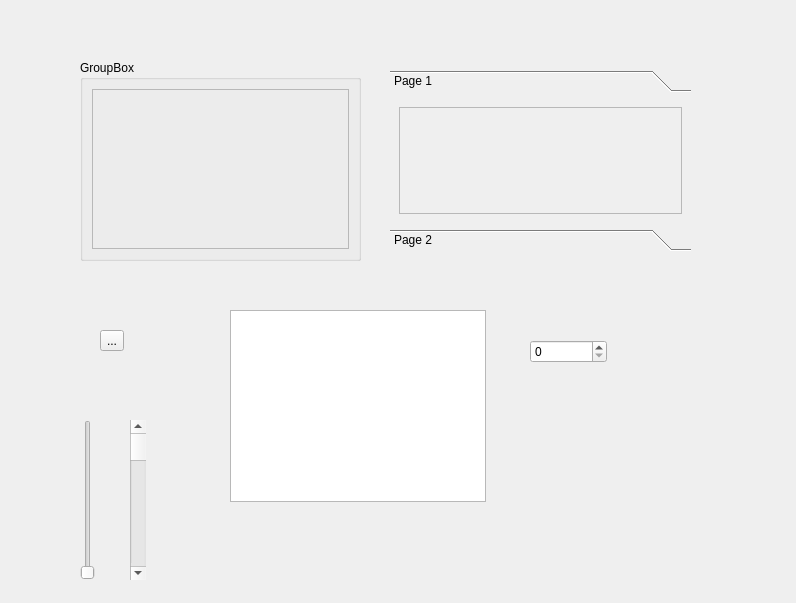
<?xml version="1.0" encoding="UTF-8"?>
<ui version="4.0">
 <class>Form</class>
 <widget class="QWidget" name="Form">
  <property name="geometry">
   <rect>
    <x>0</x>
    <y>0</y>
    <width>796</width>
    <height>603</height>
   </rect>
  </property>
  <property name="windowTitle">
   <string>Form</string>
  </property>
  <property name="styleSheet">
   <string notr="true">/*
 * The MIT License (MIT)
 *
 * Copyright (c) &lt;2013-2014&gt; &lt;Colin Duquesnoy&gt;
 *
 * Permission is hereby granted, free of charge, to any person obtaining a copy
 * of this software and associated documentation files (the &quot;Software&quot;), to deal
 * in the Software without restriction, including without limitation the rights
 * to use, copy, modify, merge, publish, distribute, sublicense, and/or sell
 * copies of the Software, and to permit persons to whom the Software is
 * furnished to do so, subject to the following conditions:

 * The above copyright notice and this permission notice shall be included in
 * all copies or substantial portions of the Software.

 * THE SOFTWARE IS PROVIDED &quot;AS IS&quot;, WITHOUT WARRANTY OF ANY KIND, EXPRESS OR
 * IMPLIED, INCLUDING BUT NOT LIMITED TO THE WARRANTIES OF MERCHANTABILITY,
 * FITNESS FOR A PARTICULAR PURPOSE AND NONINFRINGEMENT. IN NO EVENT SHALL THE
 * AUTHORS OR COPYRIGHT HOLDERS BE LIABLE FOR ANY CLAIM, DAMAGES OR OTHER
 * LIABILITY, WHETHER IN AN ACTION OF CONTRACT, TORT OR OTHERWISE, ARISING FROM,
 * OUT OF OR IN CONNECTION WITH THE SOFTWARE OR THE USE OR OTHER DEALINGS IN
 * THE SOFTWARE.
 */

QProgressBar:horizontal {
    border: 1px solid #3A3939;
    text-align: center;
    padding: 1px;
    background: #201F1F;
}
QProgressBar::chunk:horizontal {
    background-color: qlineargradient(spread:reflect, x1:1, y1:0.545, x2:1, y2:0, stop:0 rgba(28, 66, 111, 255), stop:1 rgba(37, 87, 146, 255));
}

QToolTip
{
    border: 1px solid #3A3939;
    background-color: rgb(90, 102, 117);;
    color: white;
    padding: 1px;
    opacity: 200;
}

QWidget
{
    color: silver;
    background-color: #302F2F;
    selection-background-color:#3d8ec9;
    selection-color: black;
    background-clip: border;
    border-image: none;
    outline: 0;
}

QWidget:item:hover
{
    background-color: #78879b;
    color: black;
}

QWidget:item:selected
{
    background-color: #3d8ec9;
}

QCheckBox
{
    spacing: 5px;
    outline: none;
    color: #bbb;
    margin-bottom: 2px;
}

QCheckBox:disabled
{
    color: #777777;
}
QCheckBox::indicator,
QGroupBox::indicator
{
    width: 18px;
    height: 18px;
}
QGroupBox::indicator
{
    margin-left: 2px;
}

QCheckBox::indicator:unchecked,
QCheckBox::indicator:unchecked:hover,
QGroupBox::indicator:unchecked,
QGroupBox::indicator:unchecked:hover
{
    image: url(:/qss_icons/rc/checkbox_unchecked.png);
}

QCheckBox::indicator:unchecked:focus,
QCheckBox::indicator:unchecked:pressed,
QGroupBox::indicator:unchecked:focus,
QGroupBox::indicator:unchecked:pressed
{
  border: none;
    image: url(:/qss_icons/rc/checkbox_unchecked_focus.png);
}

QCheckBox::indicator:checked,
QCheckBox::indicator:checked:hover,
QGroupBox::indicator:checked,
QGroupBox::indicator:checked:hover
{
    image: url(:/qss_icons/rc/checkbox_checked.png);
}

QCheckBox::indicator:checked:focus,
QCheckBox::indicator:checked:pressed,
QGroupBox::indicator:checked:focus,
QGroupBox::indicator:checked:pressed
{
  border: none;
    image: url(:/qss_icons/rc/checkbox_checked_focus.png);
}

QCheckBox::indicator:indeterminate,
QCheckBox::indicator:indeterminate:hover,
QCheckBox::indicator:indeterminate:pressed
QGroupBox::indicator:indeterminate,
QGroupBox::indicator:indeterminate:hover,
QGroupBox::indicator:indeterminate:pressed
{
    image: url(:/qss_icons/rc/checkbox_indeterminate.png);
}

QCheckBox::indicator:indeterminate:focus,
QGroupBox::indicator:indeterminate:focus
{
    image: url(:/qss_icons/rc/checkbox_indeterminate_focus.png);
}

QCheckBox::indicator:checked:disabled,
QGroupBox::indicator:checked:disabled
{
    image: url(:/qss_icons/rc/checkbox_checked_disabled.png);
}

QCheckBox::indicator:unchecked:disabled,
QGroupBox::indicator:unchecked:disabled
{
    image: url(:/qss_icons/rc/checkbox_unchecked_disabled.png);
}

QRadioButton
{
    spacing: 5px;
    outline: none;
    color: #bbb;
    margin-bottom: 2px;
}

QRadioButton:disabled
{
    color: #777777;
}
QRadioButton::indicator
{
    width: 21px;
    height: 21px;
}

QRadioButton::indicator:unchecked,
QRadioButton::indicator:unchecked:hover
{
    image: url(:/qss_icons/rc/radio_unchecked.png);
}

QRadioButton::indicator:unchecked:focus,
QRadioButton::indicator:unchecked:pressed
{
  border: none;
  outline: none;
    image: url(:/qss_icons/rc/radio_unchecked_focus.png);
}

QRadioButton::indicator:checked,
QRadioButton::indicator:checked:hover
{
  border: none;
  outline: none;
    image: url(:/qss_icons/rc/radio_checked.png);
}

QRadioButton::indicator:checked:focus,
QRadioButton::indicato::menu-arrowr:checked:pressed
{
  border: none;
  outline: none;
    image: url(:/qss_icons/rc/radio_checked_focus.png);
}

QRadioButton::indicator:indeterminate,
QRadioButton::indicator:indeterminate:hover,
QRadioButton::indicator:indeterminate:pressed
{
        image: url(:/qss_icons/rc/radio_indeterminate.png);
}

QRadioButton::indicator:checked:disabled
{
  outline: none;
  image: url(:/qss_icons/rc/radio_checked_disabled.png);
}

QRadioButton::indicator:unchecked:disabled
{
    image: url(:/qss_icons/rc/radio_unchecked_disabled.png);
}


QMenuBar
{
    background-color: #302F2F;
    color: silver;
}

QMenuBar::item
{
    background: transparent;
}

QMenuBar::item:selected
{
    background: transparent;
    border: 1px solid #3A3939;
}

QMenuBar::item:pressed
{
    border: 1px solid #3A3939;
    background-color: #3d8ec9;
    color: black;
    margin-bottom:-1px;
    padding-bottom:1px;
}

QMenu
{
    border: 1px solid #3A3939;
    color: silver;
    margin: 2px;
}

QMenu::icon
{
    margin: 5px;
}

QMenu::item
{
    padding: 5px 30px 5px 30px;
    margin-left: 5px;
    border: 1px solid transparent; /* reserve space for selection border */
}

QMenu::item:selected
{
    color: black;
}

QMenu::separator {
    height: 2px;
    background: lightblue;
    margin-left: 10px;
    margin-right: 5px;
}

QMenu::indicator {
    width: 18px;
    height: 18px;
}

/* non-exclusive indicator = check box style indicator
   (see QActionGroup::setExclusive) */
QMenu::indicator:non-exclusive:unchecked {
    image: url(:/qss_icons/rc/checkbox_unchecked.png);
}

QMenu::indicator:non-exclusive:unchecked:selected {
    image: url(:/qss_icons/rc/checkbox_unchecked_disabled.png);
}

QMenu::indicator:non-exclusive:checked {
    image: url(:/qss_icons/rc/checkbox_checked.png);
}

QMenu::indicator:non-exclusive:checked:selected {
    image: url(:/qss_icons/rc/checkbox_checked_disabled.png);
}

/* exclusive indicator = radio button style indicator (see QActionGroup::setExclusive) */
QMenu::indicator:exclusive:unchecked {
    image: url(:/qss_icons/rc/radio_unchecked.png);
}

QMenu::indicator:exclusive:unchecked:selected {
    image: url(:/qss_icons/rc/radio_unchecked_disabled.png);
}

QMenu::indicator:exclusive:checked {
    image: url(:/qss_icons/rc/radio_checked.png);
}

QMenu::indicator:exclusive:checked:selected {
    image: url(:/qss_icons/rc/radio_checked_disabled.png);
}

QMenu::right-arrow {
    margin: 5px;
    image: url(:/qss_icons/rc/right_arrow.png)
}


QWidget:disabled
{
    color: #404040;
    background-color: #302F2F;
}

QAbstractItemView
{
    alternate-background-color: #3A3939;
    color: silver;
    border: 1px solid 3A3939;
    border-radius: 2px;
    padding: 1px;
}

QWidget:focus, QMenuBar:focus
{
    border: 1px solid #78879b;
}

QTabWidget:focus, QCheckBox:focus, QRadioButton:focus, QSlider:focus
{
    border: none;
}

QLineEdit
{
    background-color: #201F1F;
    padding: 2px;
    border-style: solid;
    border: 1px solid #3A3939;
    border-radius: 2px;
    color: silver;
}

QGroupBox {
    border:1px solid #3A3939;
    border-radius: 2px;
    margin-top: 20px;
}

QGroupBox::title {
    subcontrol-origin: margin;
    subcontrol-position: top center;
    padding-left: 10px;
    padding-right: 10px;
    padding-top: 10px;
}

QAbstractScrollArea
{
    border-radius: 2px;
    border: 1px solid #3A3939;
    background-color: transparent;
}

QScrollBar:horizontal
{
    height: 15px;
    margin: 3px 15px 3px 15px;
    border: 1px transparent #2A2929;
    border-radius: 4px;
    background-color: #2A2929;
}

QScrollBar::handle:horizontal
{
    background-color: #605F5F;
    min-width: 5px;
    border-radius: 4px;
}

QScrollBar::add-line:horizontal
{
    margin: 0px 3px 0px 3px;
    border-image: url(:/qss_icons/rc/right_arrow_disabled.png);
    width: 10px;
    height: 10px;
    subcontrol-position: right;
    subcontrol-origin: margin;
}

QScrollBar::sub-line:horizontal
{
    margin: 0px 3px 0px 3px;
    border-image: url(:/qss_icons/rc/left_arrow_disabled.png);
    height: 10px;
    width: 10px;
    subcontrol-position: left;
    subcontrol-origin: margin;
}

QScrollBar::add-line:horizontal:hover,QScrollBar::add-line:horizontal:on
{
    border-image: url(:/qss_icons/rc/right_arrow.png);
    height: 10px;
    width: 10px;
    subcontrol-position: right;
    subcontrol-origin: margin;
}


QScrollBar::sub-line:horizontal:hover, QScrollBar::sub-line:horizontal:on
{
    border-image: url(:/qss_icons/rc/left_arrow.png);
    height: 10px;
    width: 10px;
    subcontrol-position: left;
    subcontrol-origin: margin;
}

QScrollBar::up-arrow:horizontal, QScrollBar::down-arrow:horizontal
{
    background: none;
}


QScrollBar::add-page:horizontal, QScrollBar::sub-page:horizontal
{
    background: none;
}

QScrollBar:vertical
{
    background-color: #2A2929;
    width: 15px;
    margin: 15px 3px 15px 3px;
    border: 1px transparent #2A2929;
    border-radius: 4px;
}

QScrollBar::handle:vertical
{
    background-color: #605F5F;
    min-height: 5px;
    border-radius: 4px;
}

QScrollBar::sub-line:vertical
{
    margin: 3px 0px 3px 0px;
    border-image: url(:/qss_icons/rc/up_arrow_disabled.png);
    height: 10px;
    width: 10px;
    subcontrol-position: top;
    subcontrol-origin: margin;
}

QScrollBar::add-line:vertical
{
    margin: 3px 0px 3px 0px;
    border-image: url(:/qss_icons/rc/down_arrow_disabled.png);
    height: 10px;
    width: 10px;
    subcontrol-position: bottom;
    subcontrol-origin: margin;
}

QScrollBar::sub-line:vertical:hover,QScrollBar::sub-line:vertical:on
{

    border-image: url(:/qss_icons/rc/up_arrow.png);
    height: 10px;
    width: 10px;
    subcontrol-position: top;
    subcontrol-origin: margin;
}


QScrollBar::add-line:vertical:hover, QScrollBar::add-line:vertical:on
{
    border-image: url(:/qss_icons/rc/down_arrow.png);
    height: 10px;
    width: 10px;
    subcontrol-position: bottom;
    subcontrol-origin: margin;
}

QScrollBar::up-arrow:vertical, QScrollBar::down-arrow:vertical
{
    background: none;
}


QScrollBar::add-page:vertical, QScrollBar::sub-page:vertical
{
    background: none;
}

QTextEdit
{
    background-color: #201F1F;
    color: silver;
    border: 1px solid #3A3939;
}

QPlainTextEdit
{
    background-color: #201F1F;;
    color: silver;
    border-radius: 2px;
    border: 1px solid #3A3939;
}

QHeaderView::section
{
    background-color: #3A3939;
    color: silver;
    padding-left: 4px;
    border: 1px solid #6c6c6c;
}

QSizeGrip {
    image: url(:/qss_icons/rc/sizegrip.png);
    width: 12px;
    height: 12px;
}


QMainWindow::separator
{
    background-color: #302F2F;
    color: white;
    padding-left: 4px;
    spacing: 2px;
    border: 1px dashed #3A3939;
}

QMainWindow::separator:hover
{

    background-color: #787876;
    color: white;
    padding-left: 4px;
    border: 1px solid #3A3939;
    spacing: 2px;
}


QMenu::separator
{
    height: 1px;
    background-color: #3A3939;
    color: white;
    padding-left: 4px;
    margin-left: 10px;
    margin-right: 5px;
}


QFrame
{
    border-radius: 2px;
    border: 1px solid #444;
}

QFrame[frameShape=&quot;0&quot;]
{
    border-radius: 2px;
    border: 1px transparent #444;
}

QStackedWidget
{
    border: 1px transparent black;
}

QToolBar {
    border: 1px transparent #393838;
    background: 1px solid #302F2F;
    font-weight: bold;
}

QToolBar::handle:horizontal {
    image: url(:/qss_icons/rc/Hmovetoolbar.png);
}
QToolBar::handle:vertical {
    image: url(:/qss_icons/rc/Vmovetoolbar.png);
}
QToolBar::separator:horizontal {
    image: url(:/qss_icons/rc/Hsepartoolbar.png);
}
QToolBar::separator:vertical {
    image: url(:/qss_icons/rc/Vsepartoolbars.png);
}

QPushButton
{
    color: silver;
    background-color: #302F2F;
    border-width: 1px;
    border-color: #4A4949;
    border-style: solid;
    padding-top: 5px;
    padding-bottom: 5px;
    padding-left: 5px;
    padding-right: 5px;
    border-radius: 2px;
    outline: none;
}

QPushButton:disabled
{
    background-color: #302F2F;
    border-width: 1px;
    border-color: #3A3939;
    border-style: solid;
    padding-top: 5px;
    padding-bottom: 5px;
    padding-left: 10px;
    padding-right: 10px;
    /*border-radius: 2px;*/
    color: #454545;
}

QPushButton:focus {
    background-color: #3d8ec9;
    color: white;
}

QComboBox
{
    selection-background-color: #3d8ec9;
    background-color: #201F1F;
    border-style: solid;
    border: 1px solid #3A3939;
    border-radius: 2px;
    padding: 2px;
    min-width: 75px;
}

QPushButton:checked{
    background-color: #4A4949;
    border-color: #6A6969;
}

QComboBox:hover,QPushButton:hover,QAbstractSpinBox:hover,QLineEdit:hover,QTextEdit:hover,QPlainTextEdit:hover,QAbstractView:hover,QTreeView:hover
{
    border: 1px solid #78879b;
    color: silver;
}

QComboBox:on
{
    background-color: #626873;
    padding-top: 3px;
    padding-left: 4px;
    selection-background-color: #4a4a4a;
}

QComboBox QAbstractItemView
{
    background-color: #201F1F;
    border-radius: 2px;
    border: 1px solid #444;
    selection-background-color: #3d8ec9;
}

QComboBox::drop-down
{
    subcontrol-origin: padding;
    subcontrol-position: top right;
    width: 15px;

    border-left-width: 0px;
    border-left-color: darkgray;
    border-left-style: solid;
    border-top-right-radius: 3px;
    border-bottom-right-radius: 3px;
}

QComboBox::down-arrow
{
    image: url(:/qss_icons/rc/down_arrow_disabled.png);
}

QComboBox::down-arrow:on, QComboBox::down-arrow:hover,
QComboBox::down-arrow:focus
{
    image: url(:/qss_icons/rc/down_arrow.png);
}

QPushButton:pressed
{
    background-color: #484846;
}

QAbstractSpinBox {
    padding-top: 2px;
    padding-bottom: 2px;
    border: 1px solid #3A3939;
    background-color: #201F1F;
    color: silver;
    border-radius: 2px;
    min-width: 75px;
}

QAbstractSpinBox:up-button
{
    background-color: transparent;
    subcontrol-origin: border;
    subcontrol-position: center right;
}

QAbstractSpinBox:down-button
{
    background-color: transparent;
    subcontrol-origin: border;
    subcontrol-position: center left;
}

QAbstractSpinBox::up-arrow,QAbstractSpinBox::up-arrow:disabled,QAbstractSpinBox::up-arrow:off {
    image: url(:/qss_icons/rc/up_arrow_disabled.png);
    width: 10px;
    height: 10px;
}
QAbstractSpinBox::up-arrow:hover
{
    image: url(:/qss_icons/rc/up_arrow.png);
}


QAbstractSpinBox::down-arrow,QAbstractSpinBox::down-arrow:disabled,QAbstractSpinBox::down-arrow:off
{
    image: url(:/qss_icons/rc/down_arrow_disabled.png);
    width: 10px;
    height: 10px;
}
QAbstractSpinBox::down-arrow:hover
{
    image: url(:/qss_icons/rc/down_arrow.png);
}


QLabel
{
    border: 0px solid black;
}

QTabWidget{
    border: 1px transparent black;
}

QTabWidget::pane {
    border: 1px solid #444;
    border-radius: 3px;
    padding: 3px;
}

QTabBar
{
    qproperty-drawBase: 0;
    left: 5px; /* move to the right by 5px */
}

QTabBar:focus
{
    border: 0px transparent black;
}

QTabBar::close-button  {
    image: url(:/qss_icons/rc/close.png);
    background: transparent;
}

QTabBar::close-button:hover
{
    image: url(:/qss_icons/rc/close-hover.png);
    background: transparent;
}

QTabBar::close-button:pressed {
    image: url(:/qss_icons/rc/close-pressed.png);
    background: transparent;
}

/* TOP TABS */
QTabBar::tab:top {
    color: #b1b1b1;
    border: 1px solid #4A4949;
    border-bottom: 1px transparent black;
    background-color: #302F2F;
    padding: 5px;
    border-top-left-radius: 2px;
    border-top-right-radius: 2px;
}

QTabBar::tab:top:!selected
{
    color: #b1b1b1;
    background-color: #201F1F;
    border: 1px transparent #4A4949;
    border-bottom: 1px transparent #4A4949;
    border-top-left-radius: 0px;
    border-top-right-radius: 0px;
}

QTabBar::tab:top:!selected:hover {
    background-color: #48576b;
}

/* BOTTOM TABS */
QTabBar::tab:bottom {
    color: #b1b1b1;
    border: 1px solid #4A4949;
    border-top: 1px transparent black;
    background-color: #302F2F;
    padding: 5px;
    border-bottom-left-radius: 2px;
    border-bottom-right-radius: 2px;
}

QTabBar::tab:bottom:!selected
{
    color: #b1b1b1;
    background-color: #201F1F;
    border: 1px transparent #4A4949;
    border-top: 1px transparent #4A4949;
    border-bottom-left-radius: 0px;
    border-bottom-right-radius: 0px;
}

QTabBar::tab:bottom:!selected:hover {
    background-color: #78879b;
}

/* LEFT TABS */
QTabBar::tab:left {
    color: #b1b1b1;
    border: 1px solid #4A4949;
    border-left: 1px transparent black;
    background-color: #302F2F;
    padding: 5px;
    border-top-right-radius: 2px;
    border-bottom-right-radius: 2px;
}

QTabBar::tab:left:!selected
{
    color: #b1b1b1;
    background-color: #201F1F;
    border: 1px transparent #4A4949;
    border-right: 1px transparent #4A4949;
    border-top-right-radius: 0px;
    border-bottom-right-radius: 0px;
}

QTabBar::tab:left:!selected:hover {
    background-color: #48576b;
}


/* RIGHT TABS */
QTabBar::tab:right {
    color: #b1b1b1;
    border: 1px solid #4A4949;
    border-right: 1px transparent black;
    background-color: #302F2F;
    padding: 5px;
    border-top-left-radius: 2px;
    border-bottom-left-radius: 2px;
}

QTabBar::tab:right:!selected
{
    color: #b1b1b1;
    background-color: #201F1F;
    border: 1px transparent #4A4949;
    border-right: 1px transparent #4A4949;
    border-top-left-radius: 0px;
    border-bottom-left-radius: 0px;
}

QTabBar::tab:right:!selected:hover {
    background-color: #48576b;
}

QTabBar QToolButton::right-arrow:enabled {
     image: url(:/qss_icons/rc/right_arrow.png);
 }

 QTabBar QToolButton::left-arrow:enabled {
     image: url(:/qss_icons/rc/left_arrow.png);
 }

QTabBar QToolButton::right-arrow:disabled {
     image: url(:/qss_icons/rc/right_arrow_disabled.png);
 }

 QTabBar QToolButton::left-arrow:disabled {
     image: url(:/qss_icons/rc/left_arrow_disabled.png);
 }


QDockWidget {
    border: 1px solid #403F3F;
    titlebar-close-icon: url(:/qss_icons/rc/close.png);
    titlebar-normal-icon: url(:/qss_icons/rc/undock.png);
}

QDockWidget::close-button, QDockWidget::float-button {
    border: 1px solid transparent;
    border-radius: 2px;
    background: transparent;
}

QDockWidget::close-button:hover, QDockWidget::float-button:hover {
    background: rgba(255, 255, 255, 10);
}

QDockWidget::close-button:pressed, QDockWidget::float-button:pressed {
    padding: 1px -1px -1px 1px;
    background: rgba(255, 255, 255, 10);
}

QTreeView, QListView
{
    border: 1px solid #444;
    background-color: #201F1F;
}

QTreeView:branch:selected, QTreeView:branch:hover
{
    background: url(:/qss_icons/rc/transparent.png);
}

QTreeView::branch:has-siblings:!adjoins-item {
    border-image: url(:/qss_icons/rc/transparent.png);
}

QTreeView::branch:has-siblings:adjoins-item {
    border-image: url(:/qss_icons/rc/transparent.png);
}

QTreeView::branch:!has-children:!has-siblings:adjoins-item {
    border-image: url(:/qss_icons/rc/transparent.png);
}

QTreeView::branch:has-children:!has-siblings:closed,
QTreeView::branch:closed:has-children:has-siblings {
    image: url(:/qss_icons/rc/branch_closed.png);
}

QTreeView::branch:open:has-children:!has-siblings,
QTreeView::branch:open:has-children:has-siblings  {
    image: url(:/qss_icons/rc/branch_open.png);
}

QTreeView::branch:has-children:!has-siblings:closed:hover,
QTreeView::branch:closed:has-children:has-siblings:hover {
    image: url(:/qss_icons/rc/branch_closed-on.png);
    }

QTreeView::branch:open:has-children:!has-siblings:hover,
QTreeView::branch:open:has-children:has-siblings:hover  {
    image: url(:/qss_icons/rc/branch_open-on.png);
    }

QListView::item:!selected:hover, QListView::item:!selected:hover, QTreeView::item:!selected:hover  {
    background: rgba(0, 0, 0, 0);
    outline: 0;
    color: #FFFFFF
}

QListView::item:selected:hover, QListView::item:selected:hover, QTreeView::item:selected:hover  {
    background: #3d8ec9;
    color: #FFFFFF;
}

QSlider::groove:horizontal {
    border: 1px solid #3A3939;
    height: 8px;
    background: #201F1F;
    margin: 2px 0;
    border-radius: 2px;
}

QSlider::handle:horizontal {
    background: QLinearGradient( x1: 0, y1: 0, x2: 0, y2: 1,
      stop: 0.0 silver, stop: 0.2 #a8a8a8, stop: 1 #727272);
    border: 1px solid #3A3939;
    width: 14px;
    height: 14px;
    margin: -4px 0;
    border-radius: 2px;
}

QSlider::groove:vertical {
    border: 1px solid #3A3939;
    width: 8px;
    background: #201F1F;
    margin: 0 0px;
    border-radius: 2px;
}

QSlider::handle:vertical {
    background: QLinearGradient( x1: 0, y1: 0, x2: 0, y2: 1, stop: 0.0 silver,
      stop: 0.2 #a8a8a8, stop: 1 #727272);
    border: 1px solid #3A3939;
    width: 14px;
    height: 14px;
    margin: 0 -4px;
    border-radius: 2px;
}

QToolButton {
    background-color: transparent;
    border: 1px transparent #4A4949;
    border-radius: 2px;
    margin: 3px;
    padding: 3px;
}

QToolButton[popupMode=&quot;1&quot;] { /* only for MenuButtonPopup */
 padding-right: 20px; /* make way for the popup button */
 border: 1px transparent #4A4949;
 border-radius: 5px;
}

QToolButton[popupMode=&quot;2&quot;] { /* only for InstantPopup */
 padding-right: 10px; /* make way for the popup button */
 border: 1px transparent #4A4949;
}


QToolButton:hover, QToolButton::menu-button:hover {
    background-color: transparent;
    border: 1px solid #78879b;
}

QToolButton:checked, QToolButton:pressed,
        QToolButton::menu-button:pressed {
    background-color: #4A4949;
    border: 1px solid #78879b;
}

/* the subcontrol below is used only in the InstantPopup or DelayedPopup mode */
QToolButton::menu-indicator {
    image: url(:/qss_icons/rc/down_arrow.png);
    top: -7px; left: -2px; /* shift it a bit */
}

/* the subcontrols below are used only in the MenuButtonPopup mode */
QToolButton::menu-button {
    border: 1px transparent #4A4949;
    border-top-right-radius: 6px;
    border-bottom-right-radius: 6px;
    /* 16px width + 4px for border = 20px allocated above */
    width: 16px;
    outline: none;
}

QToolButton::menu-arrow {
    image: url(:/qss_icons/rc/down_arrow.png);
}

QToolButton::menu-arrow:open {
    top: 1px; left: 1px; /* shift it a bit */
    border: 1px solid #3A3939;
}

QPushButton::menu-indicator  {
    subcontrol-origin: padding;
    subcontrol-position: bottom right;
    left: 8px;
}

QTableView
{
    border: 1px solid #444;
    gridline-color: #6c6c6c;
    background-color: #201F1F;
}


QTableView, QHeaderView
{
    border-radius: 0px;
}

QTableView::item:pressed, QListView::item:pressed, QTreeView::item:pressed  {
    background: #78879b;
    color: #FFFFFF;
}

QTableView::item:selected:active, QTreeView::item:selected:active, QListView::item:selected:active  {
    background: #3d8ec9;
    color: #FFFFFF;
}


QHeaderView
{
    border: 1px transparent;
    border-radius: 2px;
    margin: 0px;
    padding: 0px;
}

QHeaderView::section  {
    background-color: #3A3939;
    color: silver;
    padding: 4px;
    border: 1px solid #6c6c6c;
    border-radius: 0px;
    text-align: center;
}

QHeaderView::section::vertical::first, QHeaderView::section::vertical::only-one
{
    border-top: 1px solid #6c6c6c;
}

QHeaderView::section::vertical
{
    border-top: transparent;
}

QHeaderView::section::horizontal::first, QHeaderView::section::horizontal::only-one
{
    border-left: 1px solid #6c6c6c;
}

QHeaderView::section::horizontal
{
    border-left: transparent;
}


QHeaderView::section:checked
 {
    color: white;
    background-color: #5A5959;
 }

 /* style the sort indicator */
QHeaderView::down-arrow {
    image: url(:/qss_icons/rc/down_arrow.png);
}

QHeaderView::up-arrow {
    image: url(:/qss_icons/rc/up_arrow.png);
}


QTableCornerButton::section {
    background-color: #3A3939;
    border: 1px solid #3A3939;
    border-radius: 2px;
}

QToolBox  {
    padding: 3px;
    border: 1px transparent black;
}

QToolBox::tab {
    color: #b1b1b1;
    background-color: #302F2F;
    border: 1px solid #4A4949;
    border-bottom: 1px transparent #302F2F;
    border-top-left-radius: 5px;
    border-top-right-radius: 5px;
}

 QToolBox::tab:selected { /* italicize selected tabs */
    font: italic;
    background-color: #302F2F;
    border-color: #3d8ec9;
 }

QStatusBar::item {
    border: 1px solid #3A3939;
    border-radius: 2px;
 }


QFrame[height=&quot;3&quot;], QFrame[width=&quot;3&quot;] {
    background-color: #444;
}


QSplitter::handle {
    border: 1px dashed #3A3939;
}

QSplitter::handle:hover {
    background-color: #787876;
    border: 1px solid #3A3939;
}

QSplitter::handle:horizontal {
    width: 1px;
}

QSplitter::handle:vertical {
    height: 1px;
}
</string>
  </property>
  <widget class="QGroupBox" name="groupBox">
   <property name="geometry">
    <rect>
     <x>80</x>
     <y>60</y>
     <width>281</width>
     <height>201</height>
    </rect>
   </property>
   <property name="title">
    <string>GroupBox</string>
   </property>
   <layout class="QVBoxLayout" name="verticalLayout_2">
    <item>
     <widget class="QFrame" name="frame_2">
      <property name="frameShape">
       <enum>QFrame::StyledPanel</enum>
      </property>
      <property name="frameShadow">
       <enum>QFrame::Raised</enum>
      </property>
     </widget>
    </item>
   </layout>
  </widget>
  <widget class="QToolBox" name="toolBox">
   <property name="geometry">
    <rect>
     <x>390</x>
     <y>70</y>
     <width>301</width>
     <height>181</height>
    </rect>
   </property>
   <property name="currentIndex">
    <number>0</number>
   </property>
   <widget class="QWidget" name="page">
    <property name="geometry">
     <rect>
      <x>0</x>
      <y>0</y>
      <width>295</width>
      <height>117</height>
     </rect>
    </property>
    <attribute name="label">
     <string>Page 1</string>
    </attribute>
    <layout class="QVBoxLayout" name="verticalLayout">
     <item>
      <widget class="QFrame" name="frame">
       <property name="frameShape">
        <enum>QFrame::StyledPanel</enum>
       </property>
       <property name="frameShadow">
        <enum>QFrame::Raised</enum>
       </property>
      </widget>
     </item>
    </layout>
   </widget>
   <widget class="QWidget" name="page_2">
    <property name="geometry">
     <rect>
      <x>0</x>
      <y>0</y>
      <width>295</width>
      <height>117</height>
     </rect>
    </property>
    <attribute name="label">
     <string>Page 2</string>
    </attribute>
   </widget>
  </widget>
  <widget class="QToolButton" name="toolButton">
   <property name="geometry">
    <rect>
     <x>100</x>
     <y>330</y>
     <width>24</width>
     <height>21</height>
    </rect>
   </property>
   <property name="text">
    <string>...</string>
   </property>
  </widget>
  <widget class="QListView" name="listView">
   <property name="geometry">
    <rect>
     <x>230</x>
     <y>310</y>
     <width>256</width>
     <height>192</height>
    </rect>
   </property>
  </widget>
  <widget class="QSpinBox" name="spinBox">
   <property name="geometry">
    <rect>
     <x>530</x>
     <y>340</y>
     <width>77</width>
     <height>23</height>
    </rect>
   </property>
  </widget>
  <widget class="QSlider" name="verticalSlider">
   <property name="geometry">
    <rect>
     <x>80</x>
     <y>420</y>
     <width>16</width>
     <height>160</height>
    </rect>
   </property>
   <property name="orientation">
    <enum>Qt::Vertical</enum>
   </property>
  </widget>
  <widget class="QScrollBar" name="verticalScrollBar">
   <property name="geometry">
    <rect>
     <x>130</x>
     <y>420</y>
     <width>16</width>
     <height>160</height>
    </rect>
   </property>
   <property name="orientation">
    <enum>Qt::Vertical</enum>
   </property>
  </widget>
 </widget>
 <resources>
  <include location="style.qrc"/>
 </resources>
 <connections/>
</ui>
